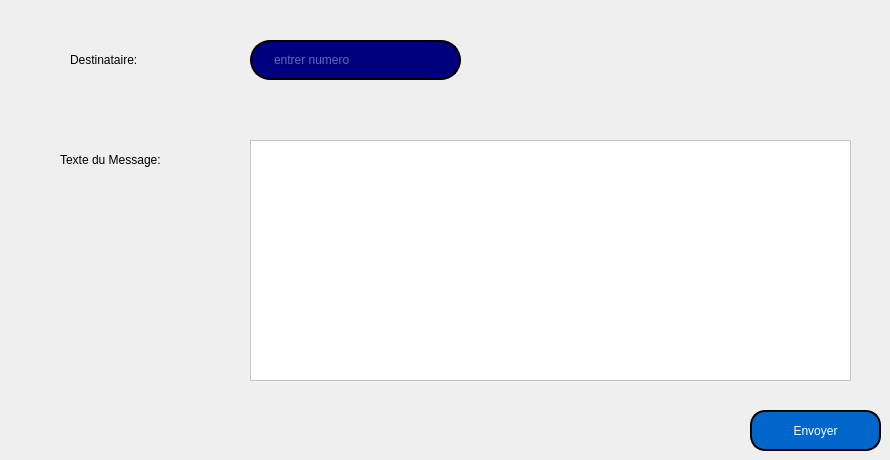
       <widget class="QWidget" name="tab_18">
        <attribute name="title">
         <string>SMS</string>
        </attribute>
        <widget class="QPushButton" name="sendSMSButton">
         <property name="geometry">
          <rect>
           <x>750</x>
           <y>410</y>
           <width>131</width>
           <height>41</height>
          </rect>
         </property>
         <property name="styleSheet">
          <string notr="true">QPushButton {
    color: white;                      /* Text color */
    border: 2px solid black;         /* Border width and color */
    border-radius: 15px;              /* Round the corners */
  background-color: rgb(0, 102, 204);   
  /*background-color: rgb(0, 102, 204);  /* Couleur du fond */
    padding: 10px 20px;               /* Add padding for better aesthetics */
  text-align: center;  /* Centrer le texte */
}
    
QPushButton:hover {
    background-color: rgb(30, 144, 255); /* Bleu clair au survol */
}

QPushButton:pressed {
    background-color: rgb(0, 76, 153);   /* Bleu plus sombre lorsqu'on clique */
}

QPushButton:focus {
    border: 2px solid rgb(0, 191, 255);  /* Bordure turquoise au focus */
}
</string>
         </property>
         <property name="text">
          <string>Envoyer</string>
         </property>
        </widget>
        <widget class="QLabel" name="label_4">
         <property name="geometry">
          <rect>
           <x>70</x>
           <y>50</y>
           <width>111</width>
           <height>20</height>
          </rect>
         </property>
         <property name="text">
          <string>Destinataire:</string>
         </property>
        </widget>
        <widget class="QLabel" name="label_5">
         <property name="geometry">
          <rect>
           <x>60</x>
           <y>150</y>
           <width>171</width>
           <height>20</height>
          </rect>
         </property>
         <property name="text">
          <string>Texte du Message:</string>
         </property>
        </widget>
        <widget class="QTextEdit" name="messageTextEdit">
         <property name="geometry">
          <rect>
           <x>250</x>
           <y>140</y>
           <width>601</width>
           <height>241</height>
          </rect>
         </property>
         <property name="styleSheet">
          <string notr="true">background-color: rgb(65, 116, 255);
background-color: rgb(255, 255, 255);</string>
         </property>
        </widget>
        <widget class="QLineEdit" name="phoneNumberLineEdit">
         <property name="geometry">
          <rect>
           <x>250</x>
           <y>40</y>
           <width>211</width>
           <height>40</height>
          </rect>
         </property>
         <property name="styleSheet">
          <string notr="true">QLineEdit {
    border: 2px solid rgb(0, 0, 0);
    border-radius: 20px;
    color: rgba(255, 255, 255, 0.8); /* Texte avec 80% de transparence (plus clair) */
    padding-left: 20px;
    padding-right: 20px;
background-color: rgb(0, 0, 127); /* Bleu foncé */

}

QLineEdit:hover {
    border: 2px solid rgb(48, 50, 62); /* Bordure grise foncée au survol */
}

QLineEdit:focus {
    border: 2px solid rgb(64, 224, 208); /* Turquoise (cyan clair) pour la bordure lors du focus */
    background-color: rgb(175, 238, 238); /* Bleu ciel pour l'arrière-plan */
    color: rgb(0, 0, 0); /* Le texte devient noir lors du focus pour améliorer la lisibilité */
}
</string>
         </property>
         <property name="text">
          <string/>
         </property>
         <property name="placeholderText">
          <string>entrer numero </string>
         </property>
        </widget>
       </widget>
